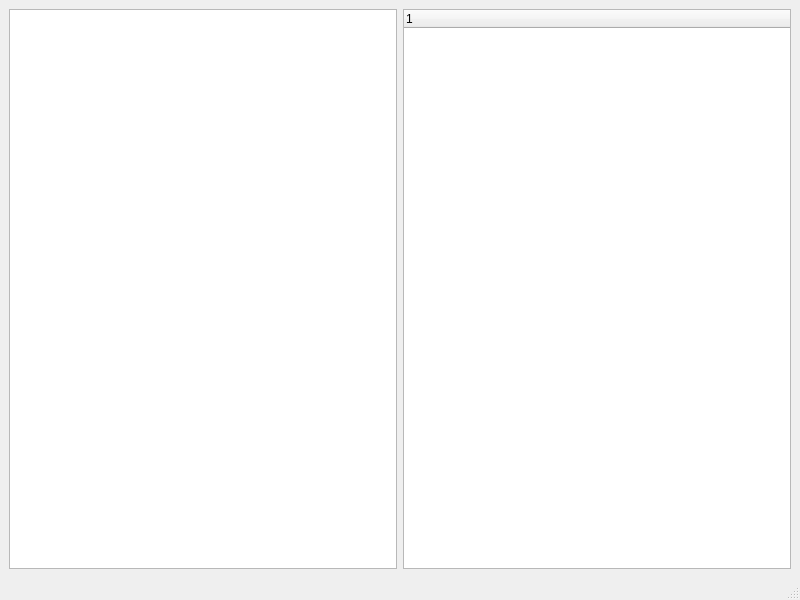
<?xml version="1.0" encoding="UTF-8"?>
<ui version="4.0">
 <class>MainWindow</class>
 <widget class="QMainWindow" name="MainWindow">
  <property name="geometry">
   <rect>
    <x>0</x>
    <y>0</y>
    <width>800</width>
    <height>600</height>
   </rect>
  </property>
  <property name="windowTitle">
   <string>MainWindow</string>
  </property>
  <widget class="QWidget" name="centralwidget">
   <layout class="QHBoxLayout" name="horizontalLayout">
    <item>
     <widget class="QTableView" name="tableView"/>
    </item>
    <item>
     <widget class="QTreeWidget" name="treeWidget">
      <column>
       <property name="text">
        <string notr="true">1</string>
       </property>
      </column>
     </widget>
    </item>
   </layout>
  </widget>
  <widget class="QMenuBar" name="menubar">
   <property name="geometry">
    <rect>
     <x>0</x>
     <y>0</y>
     <width>800</width>
     <height>22</height>
    </rect>
   </property>
  </widget>
  <widget class="QStatusBar" name="statusbar"/>
 </widget>
 <resources/>
 <connections/>
</ui>
